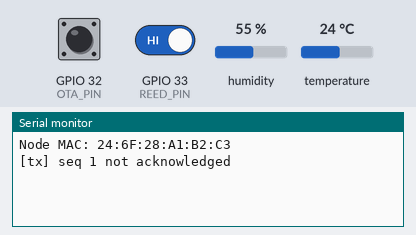
A program run on a simulated ESP32. On the bench: the last lines printed to the serial monitor. The inputs (shaded band) are chosen by the test bench; at power-on: GPIO 33 (REED_PIN) HIGH, GPIO 32 (OTA_PIN) HIGH, humidity 55 %, temperature 24 °C. WiFi joins after 1.5 s; servers stay silent unless stated.

Above: at 1.2 s.
1.3 s: GPIO 33 (REED_PIN) driven LOW
At 2.6 s:
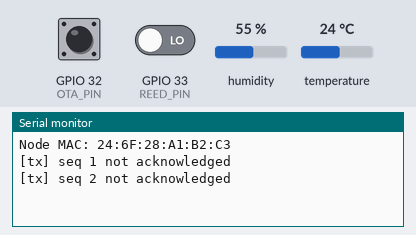
2.8 s: GPIO 33 (REED_PIN) driven HIGH
At 4.4 s:
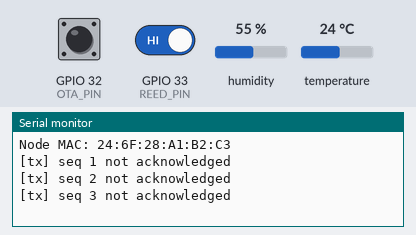

Measured:
- after the input at 1.3 s, the serial monitor: prints a new line after 0.70 s (image 1)
- after the input at 2.8 s, the serial monitor: prints a new line after 0.69 s (image 2)

The program:

main.cpp
```cpp
// LensGuard sensor node: DHT22 + reed switch -> ESP-NOW -> gateway
// Engineering depth: E1 (FreeRTOS tasks + queue + event group), E2 (ISR + deferred work),
// E4 (ACK/retry), E6 (OTA mode, see runOtaMode). NOT yet compiled or tested on hardware.
//
// Libraries are declared in platformio.ini (lib_deps). Build: pio run -e box_a / -e box_b

#include <Arduino.h>
#include <WiFi.h>
#include <esp_now.h>
#include <esp_wifi.h>
#include <DHT.h>
#include <ArduinoJson.h>
#include <ArduinoOTA.h>
#include "config.h"
#if __has_include("secrets.h")
#include "secrets.h"          // WIFI_SSID, WIFI_PASSWORD, OTA_PASSWORD (git-ignored)
#define HAVE_OTA_SECRETS 1
#endif

#define DHT_PIN   4
#define REED_PIN  33   // reed closed (door shut, magnet near) = LOW with INPUT_PULLUP

struct AckMsg { uint32_t seq; };               // gateway -> node
struct TxItem { char json[192]; uint32_t seq; };

DHT dht(DHT_PIN, DHT22);
QueueHandle_t doorIsrQueue;    // ISR -> taskDoor (deferred processing)
QueueHandle_t txQueue;         // sensor/door tasks -> taskTx
EventGroupHandle_t ackEvents;
const EventBits_t ACK_BIT = BIT0;

volatile uint32_t lastAckSeq = 0;
volatile float lastTemp = NAN, lastRh = NAN;
static uint32_t seqCounter = 0;

// ---------- E2: the ISR only signals; real work happens in taskDoor ----------
void IRAM_ATTR doorIsr() {
  BaseType_t woken = pdFALSE;
  uint8_t tick = 1;
  xQueueSendFromISR(doorIsrQueue, &tick, &woken);
  if (woken) portYIELD_FROM_ISR();
}

// ---------- ESP-NOW receive callback (ACKs from the gateway) ----------
#if ESP_ARDUINO_VERSION_MAJOR >= 3
void onRecv(const esp_now_recv_info_t *, const uint8_t *data, int len)
#else
void onRecv(const uint8_t *, const uint8_t *data, int len)
#endif
{
  if (len == (int)sizeof(AckMsg)) {
    AckMsg a;
    memcpy(&a, data, sizeof(a));
    lastAckSeq = a.seq;
    xEventGroupSetBits(ackEvents, ACK_BIT);
  }
}

static void enqueueReading(float t, float h, int door, const char *type) {
  TxItem it;
  it.seq = ++seqCounter;
  StaticJsonDocument<192> doc;
  doc["node_id"] = NODE_ID;
  doc["seq"] = it.seq;
  doc["up"] = (uint32_t)(millis() / 1000);   // uptime; the gateway adds the real timestamp
  doc["type"] = type;                          // "periodic" or "door"
  if (!isnan(t)) doc["temp"] = t;
  if (!isnan(h)) doc["rh"] = h;
  doc["door"] = door;
  serializeJson(doc, it.json, sizeof(it.json));
  xQueueSend(txQueue, &it, 0);
}

static int doorOpen() { return digitalRead(REED_PIN) == HIGH ? 1 : 0; }

// ---------- Task 1 (priority 1): periodic sensor reading ----------
void taskSensor(void *) {
  for (;;) {
    float h = dht.readHumidity();
    float t = dht.readTemperature();
    if (!isnan(h) && !isnan(t)) { lastRh = h; lastTemp = t; }
    enqueueReading(t, h, doorOpen(), "periodic");   // NaN fields are omitted from the JSON
    vTaskDelay(pdMS_TO_TICKS(SAMPLE_PERIOD_MS));
  }
}

// ---------- Task 2 (priority 3): door events; highest because it is event-driven and short ----------
void taskDoor(void *) {
  uint8_t tick;
  for (;;) {
    if (xQueueReceive(doorIsrQueue, &tick, portMAX_DELAY) == pdTRUE) {
      vTaskDelay(pdMS_TO_TICKS(50));                 // debounce
      while (xQueueReceive(doorIsrQueue, &tick, 0) == pdTRUE) {}   // drop bounce edges
      enqueueReading(lastTemp, lastRh, doorOpen(), "door");
    }
  }
}

// ---------- Task 3 (priority 2): transmit with ACK + retry (E4) ----------
void taskTx(void *) {
  TxItem it;
  for (;;) {
    if (xQueueReceive(txQueue, &it, portMAX_DELAY) != pdTRUE) continue;
    bool acked = false;
    for (int attempt = 0; attempt < MAX_RETRIES && !acked; attempt++) {
      xEventGroupClearBits(ackEvents, ACK_BIT);
      esp_now_send(GATEWAY_MAC, (const uint8_t *)it.json, strlen(it.json) + 1);
      TickType_t deadline = xTaskGetTickCount() + pdMS_TO_TICKS(ACK_TIMEOUT_MS);
      while (!acked && xTaskGetTickCount() < deadline) {
        xEventGroupWaitBits(ackEvents, ACK_BIT, pdTRUE, pdFALSE, pdMS_TO_TICKS(20));
        if (lastAckSeq == it.seq) acked = true;
      }
    }
    if (!acked) Serial.printf("[tx] seq %u not acknowledged\n", (unsigned)it.seq);
  }
}

// ---------- E6: OTA mode ----------
// Put a jumper between OTA_PIN (GPIO32) and GND, then reset. The node joins Wi-Fi and waits for
// an OTA upload for OTA_WINDOW_MS, then restarts. Remove the jumper for normal operation.
static void runOtaMode() {
#ifdef HAVE_OTA_SECRETS
  Serial.println("OTA mode: connecting to Wi-Fi...");
  WiFi.mode(WIFI_STA);
  WiFi.begin(WIFI_SSID, WIFI_PASSWORD);
  uint32_t t0 = millis();
  while (WiFi.status() != WL_CONNECTED && millis() - t0 < 30000) delay(250);
  if (WiFi.status() != WL_CONNECTED) { Serial.println("Wi-Fi failed, restarting"); delay(500); ESP.restart(); }
  ArduinoOTA.setHostname(NODE_HOST);
  ArduinoOTA.setPassword(OTA_PASSWORD);
  ArduinoOTA.begin();
  Serial.printf("OTA ready: %s.local\n", NODE_HOST);
  t0 = millis();
  while (millis() - t0 < OTA_WINDOW_MS) { ArduinoOTA.handle(); delay(10); }
  ESP.restart();
#else
  Serial.println("OTA mode requested but include/secrets.h is missing; continuing normally");
#endif
}

void setup() {
  Serial.begin(115200);
  pinMode(OTA_PIN, INPUT_PULLUP);
  delay(50);
  if (digitalRead(OTA_PIN) == LOW) runOtaMode();
  pinMode(REED_PIN, INPUT_PULLUP);
  dht.begin();

  doorIsrQueue = xQueueCreate(8, sizeof(uint8_t));
  txQueue = xQueueCreate(16, sizeof(TxItem));
  ackEvents = xEventGroupCreate();

  WiFi.mode(WIFI_STA);
  WiFi.disconnect();
  esp_wifi_set_channel(ESPNOW_CHANNEL, WIFI_SECOND_CHAN_NONE);
  Serial.print("Node MAC: "); Serial.println(WiFi.macAddress());

  if (esp_now_init() != ESP_OK) { Serial.println("ESP-NOW init failed"); ESP.restart(); }
  esp_now_register_recv_cb(onRecv);
  esp_now_peer_info_t peer = {};
  memcpy(peer.peer_addr, GATEWAY_MAC, 6);
  peer.channel = ESPNOW_CHANNEL;
  peer.encrypt = false;
  if (esp_now_add_peer(&peer) != ESP_OK) Serial.println("add peer failed");

  attachInterrupt(digitalPinToInterrupt(REED_PIN), doorIsr, CHANGE);

  xTaskCreate(taskSensor, "sensor", 4096, nullptr, 1, nullptr);
  xTaskCreate(taskTx,     "tx",     4096, nullptr, 2, nullptr);
  xTaskCreate(taskDoor,   "door",   4096, nullptr, 3, nullptr);
}

void loop() { vTaskDelay(portMAX_DELAY); }
```

secrets.example.h
```cpp
#pragma once
// Copy to secrets.h (git-ignored). Only needed for OTA mode on the node.
#define WIFI_SSID     "your-hotspot"
#define WIFI_PASSWORD "your-password"
#define OTA_PASSWORD  "change-me"
```

config.h
```cpp
#pragma once

// NODE_ID is set per environment in platformio.ini (-DNODE_ID=...), so box_A and box_B
// are built from the same code. This fallback is only used if the flag is missing.
#ifndef NODE_ID
#define NODE_ID "box_A"
#endif

// MAC address of the gateway ESP32 (the gateway prints it on Serial at boot)
static const uint8_t GATEWAY_MAC[6] = {0xAA, 0xBB, 0xCC, 0xDD, 0xEE, 0xFF};

// Must equal the Wi-Fi channel the gateway ends up on (the router/hotspot channel).
// The gateway prints its channel at boot. Fix the hotspot channel if possible.
#define ESPNOW_CHANNEL 1

#define SAMPLE_PERIOD_MS 30000     // normal reading interval
#define ACK_TIMEOUT_MS   150       // wait for gateway ACK per attempt
#define MAX_RETRIES      4         // attempts per message

// ---- OTA mode (E6): jumper GPIO32 -> GND at boot ----
#define OTA_PIN       32
#define OTA_WINDOW_MS (5UL * 60UL * 1000UL)
#ifndef NODE_HOST
#define NODE_HOST "lensguard-box-a"      // mDNS name, set per environment in platformio.ini
#endif
```
